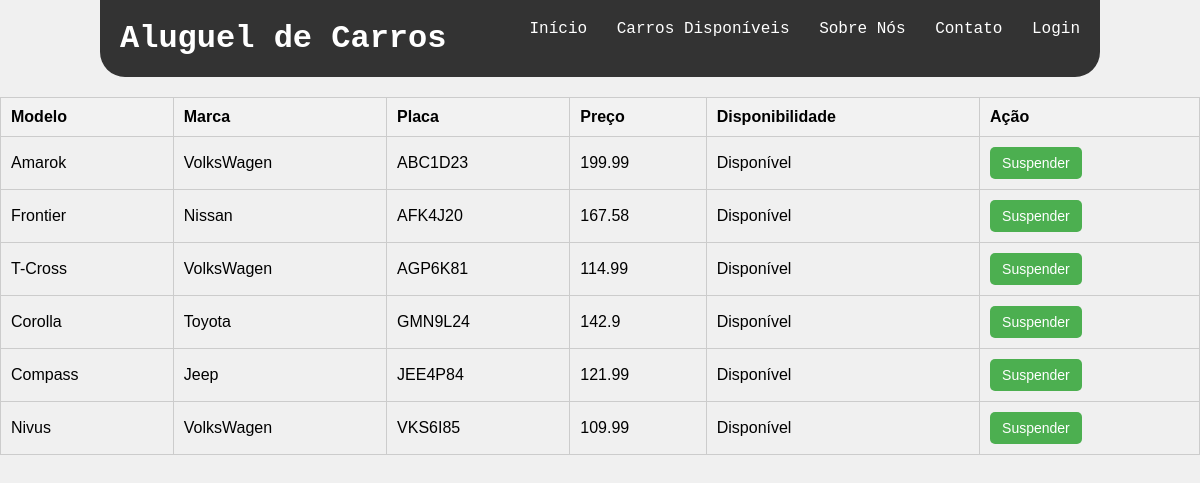
Page /Campos_DisponibilidadeVeiculos.php on the committed database.
### tables this page shows
CREATE TABLE `informacoesveiculos` (
  `TipoVeiculo` varchar(50) NOT NULL,
  `Modelo` varchar(100) NOT NULL,
  `Placa` varchar(20) NOT NULL,
  `Marca` varchar(50) NOT NULL,
  `Refrigeracao` varchar(20) NOT NULL,
  `NumeroDePortas` varchar(20) NOT NULL,
  `TipoDeTrava` varchar(50) NOT NULL,
  `TipoDeVidro` varchar(50) NOT NULL,
  `Airbag` varchar(20) NOT NULL,
  `TipoDeDirecao` varchar(50) NOT NULL,
  `NumeroDeAssentos` varchar(20) NOT NULL,
  `Preco` float NOT NULL,
  `ImagemVeiculo` varchar(500) NOT NULL,
  `Disponibilidade` varchar(50) NOT NULL
);

### Campos_DisponibilidadeVeiculos.php (the view, shortened to what this page needs)
<?php
require_once 'Conexao_Login.php';
$sqlDisponivel = "SELECT * from InformacoesVeiculos WHERE Disponibilidade = 'Disponível' ";
$VeiculosDisponiveis = $mysqli->query($sqlDisponivel);
?>
<!DOCTYPE html>
<html lang="pt-br">
<head>
</head>
<body>
<header>
    <div class="container-header">
        <h1>Aluguel de Carros</h1>
        <nav>
            <ul>
                <li><a href="index.php">Início</a></li>
                <li><a href="Pagina_Carros.php">Carros Disponíveis</a></li>
                <li><a href="Sobrenos.php">Sobre Nós</a></li>
                <li><a href="#footer-informações">Contato</a></li>
                <?php
                if (isset($_SESSION['Nome'])) {
                    echo "<li><a href='LogOff.php'>".'Sair'."</a></li>";
                } else {
                    echo "<li><a href='Campos_Login.php'>Login</a></li>";
                }
                ?>
            </ul>
        </nav>
    </div>
</header>
<table>
    <tr>
        <th>Modelo</th>
        <th>Marca</th>
        <th>Placa</th>
        <th>Preço</th>
        <th>Disponibilidade</th>
        <th>Ação</th>
    </tr>
    <?php
    while ($row = mysqli_fetch_assoc($VeiculosDisponiveis)) {
        $Modelo = $row['Modelo'];
        $Marca = $row['Marca'];
        $Placa = $row['Placa'];
        $Preco = $row['Preco'];
        $Disponibilidade = $row['Disponibilidade'];
        ?>
        <form method="post">
            <tr>
                <td><?php echo $Modelo; ?></td>
                <td><?php echo $Marca; ?></td>
                <td><?php echo $Placa; ?></td>
                <td><?php echo $Preco; ?></td>
                <td><?php echo $Disponibilidade; ?></td>
                <td><input type="submit" name="submit" value="Suspender"></td>
            </tr>
        </form>
    <?php } ?>
</table>
</body>
</html>

### Campos_DisponibilidadeVeiculos.php (style rules this page uses)
body { font-family: Arial, sans-serif; background-color: #f0f0f0; margin: 0; padding: 0; }
table { width: 100%; border-collapse: collapse; margin-top: 20px; }
table, th, td { border: 1px solid #ccc; }
th, td { padding: 10px; text-align: left; }
th { background-color: #f2f2f2; }
form { display: inline; }
input[type="submit"] { background-color: #4CAF50; color: white; border: none; padding: 8px 12px; text-align: center; text-decoration: none; display: inline-block; font-size: 14px; cursor: pointer; border-radius: 5px; transition: background-color 0.3s; }
.container-header { width: 80%; margin: 0 auto; background: #333; color: #fff; padding: 20px; border-radius: 0px 0px 25px 25px; display: flex; justify-content: space-between; margin-top: 0; }
header h1 { font-family: 'Courier New', Courier, monospace; margin: 0; }
nav { font-family: 'Courier New', Courier, monospace; margin-top: 0; }
nav ul { list-style: none; padding: 0; margin: 0; }
nav ul li { display: inline; margin-left: 20px; }
nav ul li a { text-decoration: none; color: #fff; }

### rows in the picture
informacoesveiculos: Modelo "Amarok", Marca "VolksWagen", Placa "ABC1D23", Preco "199.99", Disponibilidade "Disponível"
informacoesveiculos: Modelo "Frontier", Marca "Nissan", Placa "AFK4J20", Preco "167.58", Disponibilidade "Disponível"
informacoesveiculos: Modelo "T-Cross", Marca "VolksWagen", Placa "AGP6K81", Preco "114.99", Disponibilidade "Disponível"
informacoesveiculos: Modelo "Corolla", Marca "Toyota", Placa "GMN9L24", Preco "142.9", Disponibilidade "Disponível"
informacoesveiculos: Modelo "Compass", Marca "Jeep", Placa "JEE4P84", Preco "121.99", Disponibilidade "Disponível"
informacoesveiculos: Modelo "Nivus", Marca "VolksWagen", Placa "VKS6I85", Preco "109.99", Disponibilidade "Disponível"
